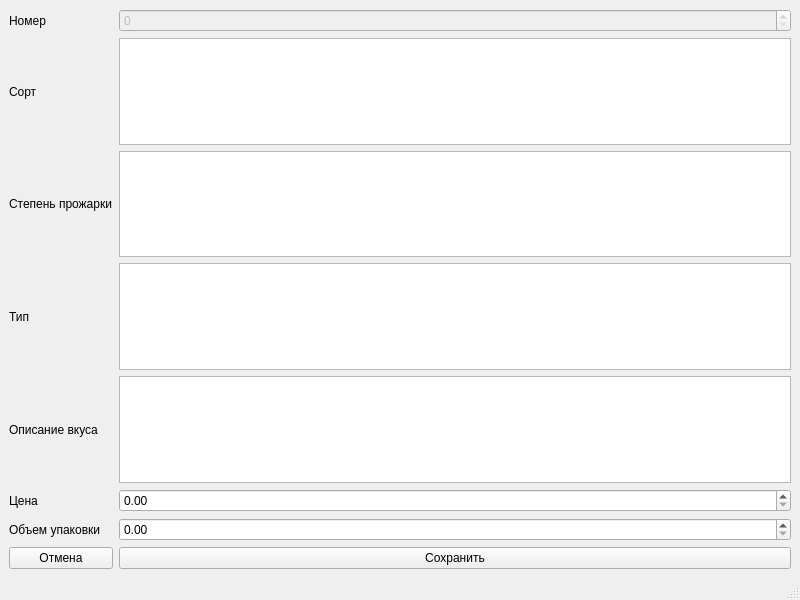
<?xml version="1.0" encoding="UTF-8"?>
<ui version="4.0">
 <class>MainWindow</class>
 <widget class="QMainWindow" name="MainWindow">
  <property name="geometry">
   <rect>
    <x>0</x>
    <y>0</y>
    <width>800</width>
    <height>600</height>
   </rect>
  </property>
  <property name="windowTitle">
   <string>Добавление</string>
  </property>
  <widget class="QWidget" name="centralwidget">
   <layout class="QGridLayout" name="gridLayout_2">
    <item row="0" column="0">
     <layout class="QGridLayout" name="gridLayout">
      <item row="0" column="1">
       <widget class="QSpinBox" name="spinBoxId">
        <property name="enabled">
         <bool>false</bool>
        </property>
       </widget>
      </item>
      <item row="5" column="0">
       <widget class="QLabel" name="label_6">
        <property name="text">
         <string>Цена</string>
        </property>
       </widget>
      </item>
      <item row="7" column="1">
       <widget class="QPushButton" name="pushButtonSave">
        <property name="text">
         <string>Сохранить</string>
        </property>
       </widget>
      </item>
      <item row="3" column="0">
       <widget class="QLabel" name="label_4">
        <property name="text">
         <string>Тип</string>
        </property>
       </widget>
      </item>
      <item row="4" column="0">
       <widget class="QLabel" name="label_5">
        <property name="text">
         <string>Описание вкуса</string>
        </property>
       </widget>
      </item>
      <item row="1" column="0">
       <widget class="QLabel" name="label_2">
        <property name="text">
         <string>Сорт</string>
        </property>
       </widget>
      </item>
      <item row="0" column="0">
       <widget class="QLabel" name="label">
        <property name="cursor">
         <cursorShape>ArrowCursor</cursorShape>
        </property>
        <property name="text">
         <string>Номер</string>
        </property>
       </widget>
      </item>
      <item row="2" column="0">
       <widget class="QLabel" name="label_3">
        <property name="text">
         <string>Степень прожарки</string>
        </property>
       </widget>
      </item>
      <item row="7" column="0">
       <widget class="QPushButton" name="pushButtonCancel">
        <property name="text">
         <string>Отмена</string>
        </property>
       </widget>
      </item>
      <item row="6" column="0">
       <widget class="QLabel" name="label_7">
        <property name="text">
         <string>Объем упаковки</string>
        </property>
       </widget>
      </item>
      <item row="1" column="1">
       <widget class="QTextEdit" name="textEditNameVariety"/>
      </item>
      <item row="2" column="1">
       <widget class="QTextEdit" name="textEditDegreeOfRoasting"/>
      </item>
      <item row="3" column="1">
       <widget class="QTextEdit" name="textEditType"/>
      </item>
      <item row="4" column="1">
       <widget class="QTextEdit" name="textEditDescriptionTaste"/>
      </item>
      <item row="5" column="1">
       <widget class="QDoubleSpinBox" name="doubleSpinBoxCost"/>
      </item>
      <item row="6" column="1">
       <widget class="QDoubleSpinBox" name="doubleSpinBoxPackingVolume"/>
      </item>
     </layout>
    </item>
   </layout>
  </widget>
  <widget class="QMenuBar" name="menubar">
   <property name="geometry">
    <rect>
     <x>0</x>
     <y>0</y>
     <width>800</width>
     <height>21</height>
    </rect>
   </property>
  </widget>
  <widget class="QStatusBar" name="statusbar"/>
 </widget>
 <resources/>
 <connections/>
</ui>
